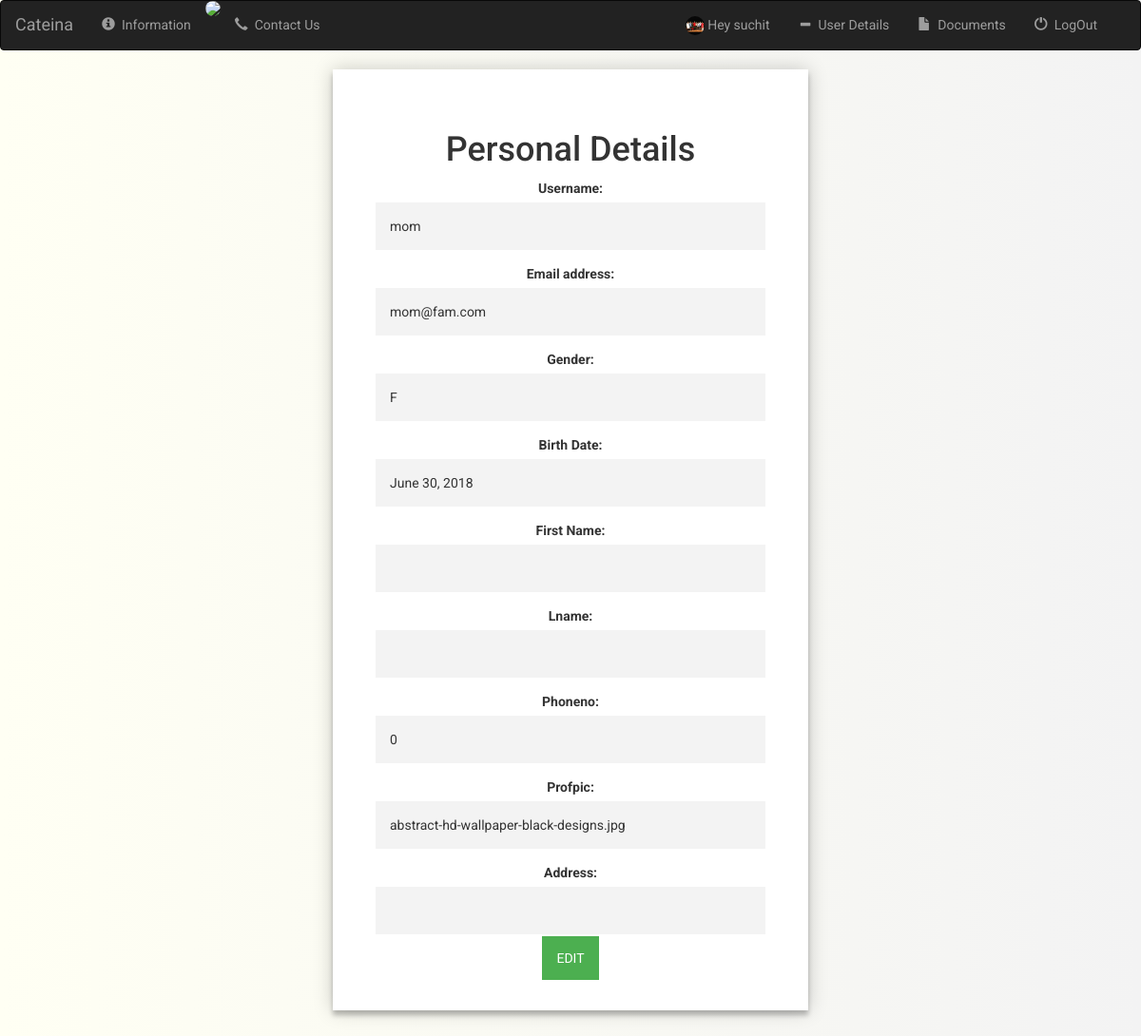
Screenshot of /users/detailsview/8/ (signed in) with the database file from the repository.
### users/models.py (models this page shows, shortened)
class CustomUser(AbstractUser):
    name = models.CharField(blank=True, max_length=255)
    GEN_CHOICE = (
        ('M', 'Male'),
        ('F', 'Female'),
    )
    gender = models.CharField(max_length=6, choices=GEN_CHOICE)
    SEC_CHOICE = (
    ('1', 'Best friends name'),
    ('2', 'Favourite food'),
    ('3', 'Pet\'s name'),
    )
    sq = models.TextField("Security Question", max_length=20, choices=SEC_CHOICE,default=False)
    sa = models.CharField("Security Answer", max_length=10)
    bd = models.DateField("Birth Date", auto_now=False, auto_now_add=False)
    phoneno = models.IntegerField(default=False)
    fname = models.CharField("First Name",blank=True, max_length=10)
    lname = models.CharField(blank=True, max_length=10)
    profpic = models.FileField(default='', upload_to="documents%Y%m%d")
    address = models.TextField(default='')

### users/views.py (the view)
# urls.py: path('detailsview/<int:pk>/', views.DetailViewForm.as_view(), name='detailview'),
class DetailViewForm(UpdateView):
    model = CustomUser
    template_name = 'users/detailview.html'
    fields = ('username', 'email', 'gender','bd', 'fname', 'lname', 'phoneno','profpic','address')

### users/templates/users/detailview.html (shortened to what this page needs)
{% extends 'base.html' %}
{% block body %}
<div class="form">
  <h1>Personal Details</h1>
    {% for field in form %}
    <div class="tag" >
      {{ field.label_tag}}
    </div>
    <div class="field">
        <input value="{{ field.value }}" disabled>
    </div>
    {% endfor %}
    <a href="{% url 'users:update' user.id %}" id="edit">Edit</a>
</div>
{% endblock %}

### templates/base.html (shortened to what this page needs)
<html lang="en">
<head>
     {% load staticfiles %}
    <link rel="stylesheet" href="https://maxcdn.bootstrapcdn.com/bootstrap/3.3.7/css/bootstrap.min.css">
    <link rel="stylesheet" type="text/css" href="{% static 'users/style.css' %}" />
</head>
<body>
<nav class="navbar navbar-inverse" >
        <div class="container-fluid">
            <div class="navbar-header">
                <a class="navbar-brand " href="">Cateina</a>
            </div>
            <div class="collapse navbar-collapse">
                <ul class="nav navbar-nav">
                    <li class="">
                        <a href="{% url 'users:info' %}">
                            <span class="glyphicon glyphicon-info-sign" aria-hidden="true"></span>&nbsp;
                            Information
                        </a>
                    </li>
                    <li>
                        <img src="file:///C:/Users/gupta/Desktop/CateinaLog.png">
                    </li>
                    <li>
                        <a href="">
                            <span class="glyphicon glyphicon-earphone" aria-hidden="true"></span>&nbsp;
                            Contact Us
                        </a>
                    </li>
                </ul>
                <div class="collapse navbar-collapse navbar-right">
                <ul class="nav navbar-nav">
                {% if user.is_authenticated %}
                    <li class="">
                        <a href="">
                            <img src="{{user.profpic.url}} " height="20px">
                            Hey {{ user.username }}
                        </a>
                    </li>
                    <li class="">
                        <a href="{% url 'users:detailview' user.id %}">
                            <span class="glyphicon glyphicon-minus" aria-hidden="true"></span>&nbsp;
                            User Details
                        </a>
                    </li>
                    <li>
                        <a href="{% url 'users:documents' user.id %}">
                            <span class="glyphicon glyphicon-file" aria-hidden="true"></span>&nbsp;
                            Documents
                        </a>
                    </li>
                    <li class="">
                        <a href="{% url 'logout' %}">
                            <span class="glyphicon glyphicon-off" aria-hidden="true"></span>&nbsp;
                            LogOut
                        </a>
                    </li>
                {% endif %}
                </ul>
            </div>
        </div>
        </div>
</nav>
{% load bootstrap4 %}
{% block body %}
{% endblock %}

### static/users/style.css (style rules this page uses)
.form { position: relative; z-index: 1; background: #FFFFFF; max-width: 500px; margin: 0 auto 100px; padding: 45px; text-align: center; box-shadow: 0 0 20px 0 rgba(0, 0, 0, 0.2), 0 5px 5px 0 rgba(0, 0, 0, 0.24); }
.form input { font-family: "Roboto", sans-serif; outline: 0; background: #f3f3f3; width: 100%; border: 0; margin: 0 0 15px; padding: 15px; box-sizing: border-box; font-size: 14px; }
body { background: #f3f3f3f3; background: -webkit-linear-gradient(right, #f3f3f3, #fffff2); background: -moz-linear-gradient(right, #f3f3f3, #fffff2); background: -o-linear-gradient(right, #f3f3f3, #fffff3); background: linear-gradient(to left, #f3f3f3, #fffff3); font-family: "Roboto", sans-serif; -webkit-font-smoothing: antialiased; -moz-osx-font-smoothing: grayscale; }
img { border-radius: 50% }
#edit { text-decoration: none; font-family: "Roboto", sans-serif; text-transform: uppercase; outline: 0; background: #4CAF50; width: 100%; border: 0; padding: 15px; color: #FFFFFF; font-size: 14px; -webkit-transition: all 0.3 ease; transition: all 0.3 ease; cursor: pointer; }

### rows the page displays
CustomUser: profpic (picture), username "suchit"
CustomUser: value "mom" "mom@fam.com" "June 30, 2018" "abstract-hd-wallpaper-black-designs.jpg"

### other values shown
{{ field.label_tag }} "Username:" "Email address:" "Gender:" "Birth Date:" "First Name:" "Lname:" "Phoneno:" "Profpic:" "Address:"
